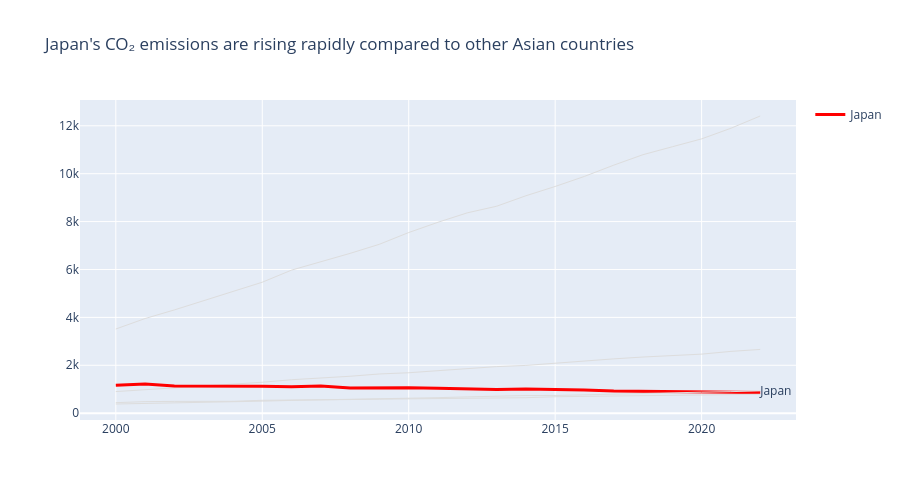

The cell this chart's notebook holds for it:
### Markdown cell above
---
## Task 1 — Multi-Series Line Chart with Highlight

**What to build:** A line chart showing CO2 emissions over time for **all Asian countries** in the dataset, with one country highlighted.

**Requirements:**
- All countries shown (for context), but only **one highlighted in colour** — your choice which
- All other lines in grey (#DDDDDD), thinner
- Highlighted country **labelled directly** at the end of its line (not in a legend)
- Insight title that names the highlighted country and its story

> 💡 `df[df['Region'] == 'Asia']` to filter; use `go.Figure()` with a loop for per-country control

### Code cell
# Task 1 — Multi-series line with highlight
# YOUR CODE HERE


import plotly.graph_objects as go
 
# filter region (as hint suggests)
df_asia = df[df['Region'] == 'Asia']
 
highlight_country = 'Japan'
 
fig = go.Figure()
 
for country in df_asia['Country'].unique():
    country_df = df_asia[df_asia['Country'] == country]
    if country == highlight_country:
        fig.add_trace(go.Scatter(
            x=country_df['Year'],
            y=country_df['CO2_Mt'],
            mode='lines+text',
            name=country,
            line=dict(color='red', width=3),
            text=[None]*(len(country_df)-1) + [country],  # label only last point
            textposition='middle right'
        ))
    else:
        fig.add_trace(go.Scatter(
            x=country_df['Year'],
            y=country_df['CO2_Mt'],
            mode='lines',
            line=dict(color='#DDDDDD', width=1),
            showlegend=False
        ))
 
# Insight-driven title
fig.update_layout(
    title=f"{highlight_country}'s CO₂ emissions are rising rapidly compared to other Asian countries",
    height=500
)
 
 
fig.show()

### Figure 1 — Plotly figure (JSON) as saved in the notebook; plotly's stock layout.template omitted (floating-point values rounded to 4 significant figures)
{"data": [{"line": {"color": "#DDDDDD", "width": 1}, "mode": "lines", "showlegend": false, "type": "scatter", "x": [2000, 2001, 2002, 2003, 2004, 2005, 2006, 2007, 2008, 2009, 2010, 2011, 2012, 2013, 2014, 2015, 2016, 2017, 2018, 2019, 2020, 2021, 2022], "y": [3514.0, 3952.0, 4312, 4692.0, 5079.0, 5468.0, 5974, 6323.0, 6673, 7053.0, 7543.0, 7972.0, 8365.0, 8641.0, 9078.0, 9466.0, 9887, 10360.0, 10790.0, 11130.0, 11450.0, 11900.0, 12410.0]}, {"line": {"color": "#DDDDDD", "width": 1}, "mode": "lines", "showlegend": false, "type": "scatter", "x": [2000, 2001, 2002, 2003, 2004, 2005, 2006, 2007, 2008, 2009, 2010, 2011, 2012, 2013, 2014, 2015, 2016, 2017, 2018, 2019, 2020, 2021, 2022], "y": [901.6, 974.6, 1056, 1146.0, 1205.0, 1291, 1396.0, 1466.0, 1542.0, 1637.0, 1687.0, 1774.0, 1865.0, 1945.0, 1994.0, 2092.0, 2177.0, 2267.0, 2345.0, 2419.0, 2466.0, 2580.0, 2661.0]}, {"line": {"color": "red", "width": 3}, "mode": "lines+text", "name": "Japan", "text": [null, null, null, null, null, null, null, null, null, null, null, null, null, null, null, null, null, null, null, null, null, null, "Japan"], "textposition": "middle right", "type": "scatter", "x": [2000, 2001, 2002, 2003, 2004, 2005, 2006, 2007, 2008, 2009, 2010, 2011, 2012, 2013, 2014, 2015, 2016, 2017, 2018, 2019, 2020, 2021, 2022], "y": [1166.0, 1220.0, 1136.0, 1131.0, 1151.0, 1127.0, 1101.0, 1133.0, 1050.0, 1061.0, 1064.0, 1042.0, 1005.0, 990.9, 1010.0, 996.6, 967.4, 925.1, 916.6, 914.5, 902.8, 898.1, 865.1]}, {"line": {"color": "#DDDDDD", "width": 1}, "mode": "lines", "showlegend": false, "type": "scatter", "x": [2000, 2001, 2002, 2003, 2004, 2005, 2006, 2007, 2008, 2009, 2010, 2011, 2012, 2013, 2014, 2015, 2016, 2017, 2018, 2019, 2020, 2021, 2022], "y": [438.1, 481.5, 490.6, 490.8, 494.6, 537.2, 539, 566.1, 570, 585.4, 595.9, 620.6, 631.1, 649.6, 646.2, 686.5, 704, 706, 738.5, 750.8, 755.8, 777.3, 789.5]}, {"line": {"color": "#DDDDDD", "width": 1}, "mode": "lines", "showlegend": false, "type": "scatter", "x": [2000, 2001, 2002, 2003, 2004, 2005, 2006, 2007, 2008, 2009, 2010, 2011, 2012, 2013, 2014, 2015, 2016, 2017, 2018, 2019, 2020, 2021, 2022], "y": [382.8, 400.4, 430.7, 453.8, 482.6, 501.9, 533, 551.8, 586.6, 602.5, 614.5, 647.3, 680.1, 717.7, 736.3, 738.2, 768.8, 813.7, 834.8, 872.3, 876.5, 898.5, 930.5]}], "layout": {"height": 500, "title": {"text": "Japan's CO₂ emissions are rising rapidly compared to other Asian countries"}}}
